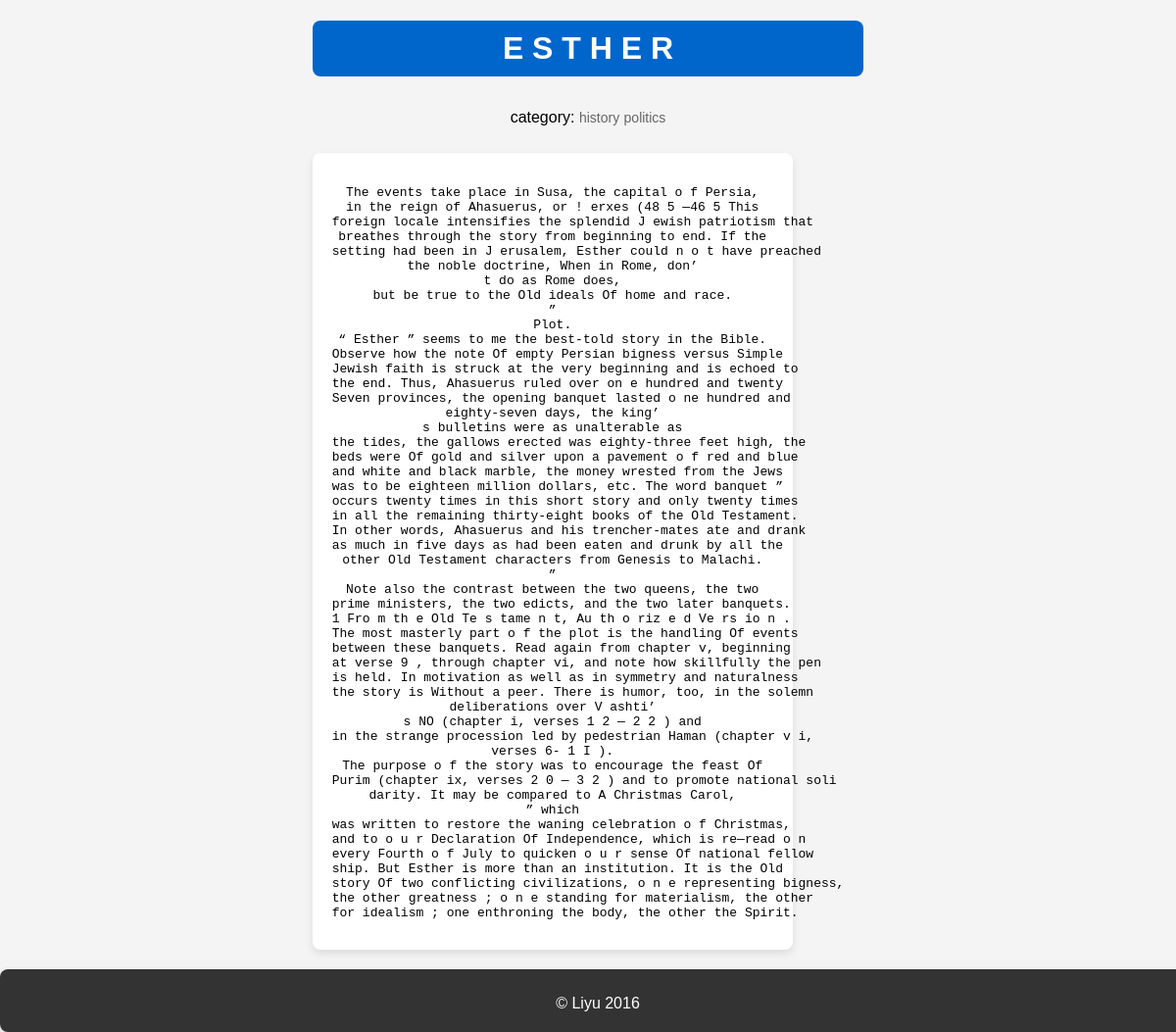
/tesfa/Susa the capital of persia/4/, run on the app's committed database.
### tesfa/models.py (models this page shows, shortened)
class Post(models.Model):
    title = models.CharField(max_length=30 )
    slug = models.SlugField(max_length=30)
    category = models.ManyToManyField(Category)
    author = models.ForeignKey( Author,  on_delete=models.CASCADE)
    publisher = models.ForeignKey(User, on_delete=models.SET_NULL, null=True, blank=True)
    class Status(models.IntegerChoices):
        PUBLISHED = 1, 'published'
        DRAFT = 2, 'draft'
    status = models.IntegerField(choices=Status.choices)
    published = models.DateTimeField(auto_now_add=True)
    modified = models.DateTimeField(auto_now=True)
    content = models.TextField()
    class Meta:
        ordering = ['-published']

class Category(models.Model):
    name = models.CharField(max_length=30)
    def __str__(self):
        return self.name

### tesfa/views.py (the view)
# urls.py: path('<str:param1>/<int:param2>/', views.post_detail, name='post_detail'),
def post_detail(request, param1, param2):
    current_post = Post.objects.get(id=param2)
    return render(request, 'tesfa/post/detail.html', {'post' : current_post})

### tesfa/templates/tesfa/post/detail.html (shortened to what this page needs)
{% extends 'tesfa/base.html' %}
{% block content %}
  {% if post %}
    <h1>{{ post.title }}</h1>
    {% if post.category %}
      <span>category:</span> {% for category in post.category.all %}
      <p class="post-meta">{{category}}</p>
      {% endfor %}
    {% else %}
      <h2>category unknown</h2>
    {% endif %}
    <div class="post-content">
      <pre>{{ post.content }}</pre>
    </div>
  {% else %}
    <p>no content yet!</p>
  {% endif %}
{% endblock %}

### tesfa/static/css/styles.css (style rules this page uses)
body { font-family: Arial, sans-serif; margin: 0; padding: 0; display: flex; flex-direction: column; min-height: 100vh; background-color: #f4f4f4; }
h1 { color: #333; font-size: 2em; margin-bottom: 20px; background-color: #0066cc; padding: 10px; border-radius: 8px; color: #fff; }
.post-meta { color: #666; font-size: 14px; display: inline-block; margin-bottom: 8px; }
.post-content { margin-top: 20px; background-color: #fff; padding: 20px; border-radius: 8px; box-shadow: 0 4px 8px rgba(0, 0, 0, 0.1); width: 80%; }
.post-content pre, p { margin-bottom: 10px; }

### data on the page
Post: title "E S T H E R", content "The events take place in Susa, the capital o f Persia, in the reign of Ahasuerus, or ! erxes (48 5 —46 5 This foreign locale intensifies the splendid J ewish patriotism that breathes through the story from beginning to end. If the setting had been in J erusalem, Esther could n o t have preached the noble doctrine, When in Rome, don’ t do as Rome does, but be true to the Old ideals Of home and race. ” Plot. “ Esther ” seems to me the best-told story in the Bible. Observe how the note Of empty Persian bigness versus Simple Jewish faith is struck at the very beginning and is echoed to the end. Thus, Ahasuerus ruled over on e hundred and twenty Seven provinces, the opening banquet lasted o ne…"
Category: name "history"
Category: name "politics"
